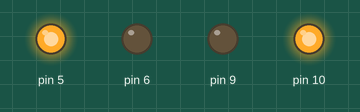
Simulated run of this sketch. Board: Arduino Uno, built with avr-gcc and run on an emulated ATmega328P. Shown: output pins drawn as LEDs (lit = HIGH).

Above: at 0.1 s.
Timing chart, 0 to 1.6 s (numbered marks = the images above):
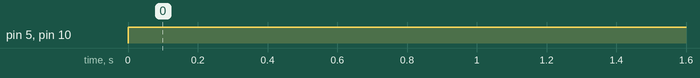

Measured:
- by itself, pin 5, pin 10: LOW → HIGH at 0.00 s

The sketch:

Motor_Run_2.ino
```cpp
void setup() {
  pinMode(5,OUTPUT);
  pinMode(6,OUTPUT);
  pinMode(9,OUTPUT);
  pinMode(10,OUTPUT);
  pinMode(3,INPUT);
  pinMode(11,INPUT);

}

void loop() {
  // put your main code here, to run repeatedly:
  digitalWrite(5,HIGH);
  digitalWrite(6,LOW);
  digitalWrite(9,LOW);
  digitalWrite(10,HIGH);
  delay(1000);
  digitalWrite(5,HIGH);
  digitalWrite(6,LOW);
  digitalWrite(9,LOW);
  digitalWrite(10,HIGH);
  delay(1000);
}
```
